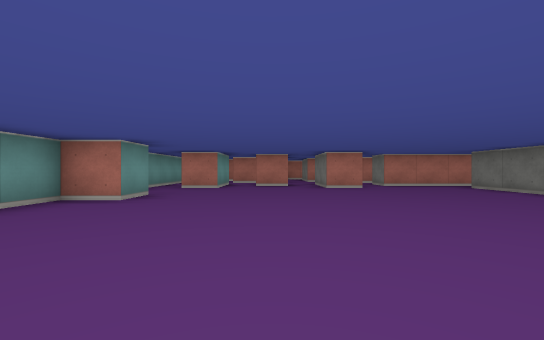
view 1 (above)

17 first-person views from a walk through a cub3D ray-caster map. The camera is about half as high as the walls, looks level and sees 90° across. The floor is counted in squares. Each view is taken from the middle of a square. On the plan, view 1 faces up. The plan holds only what a view shows up to about 9 squares ahead; the rest is blank.

view 2
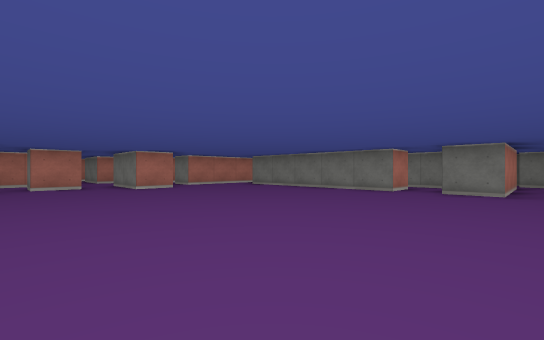

view 3
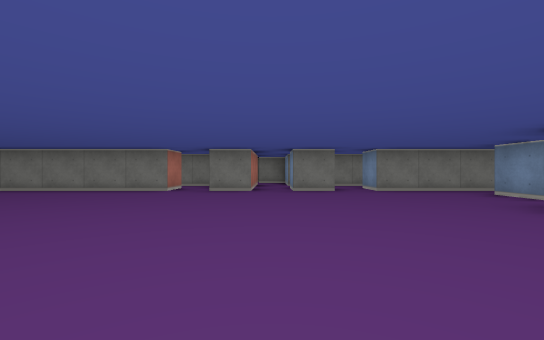

view 4
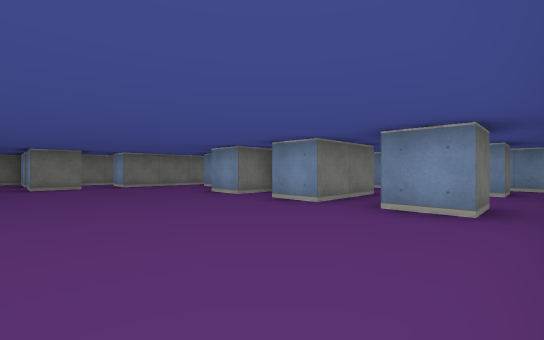

view 5
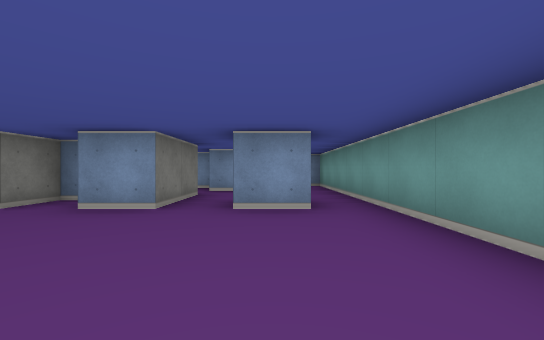

view 6
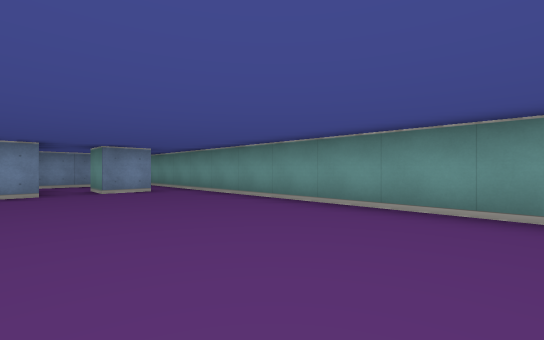

view 7
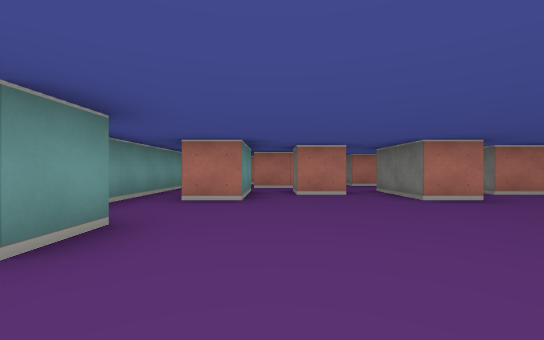

view 8
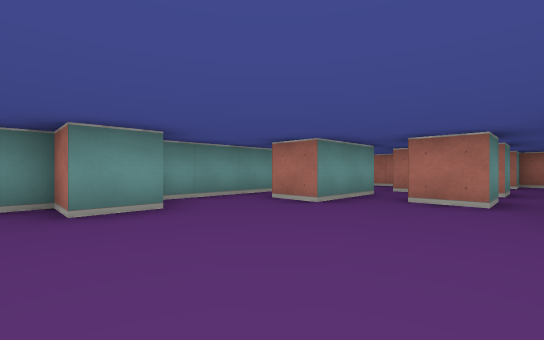

view 9
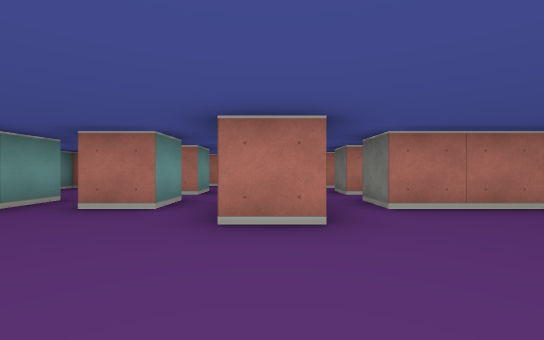

view 10
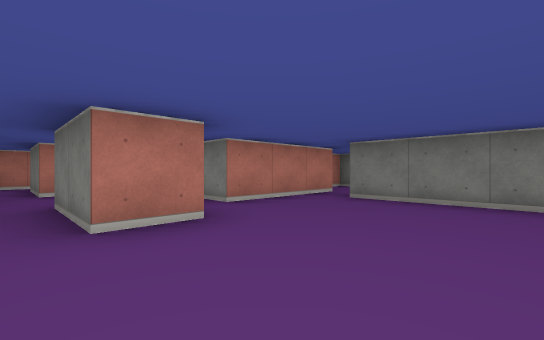

view 11
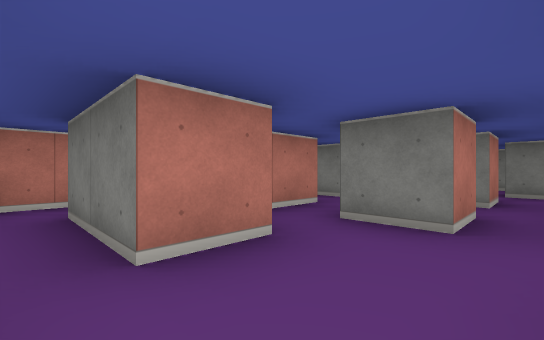

view 12
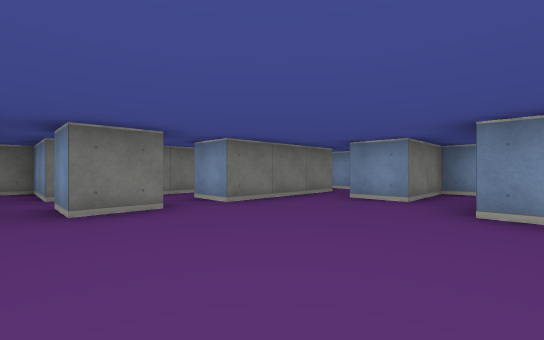

view 13
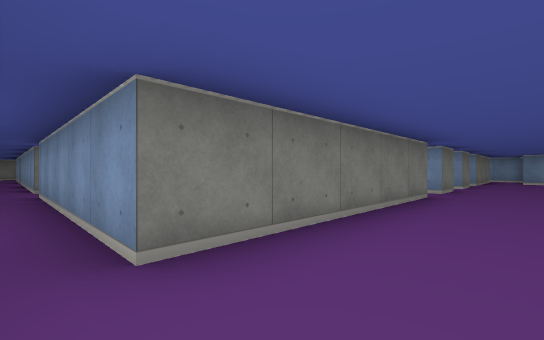

view 14
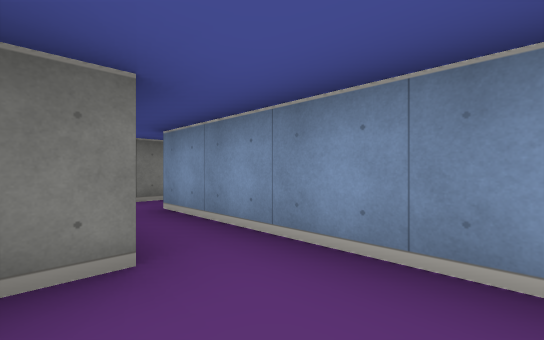

view 15
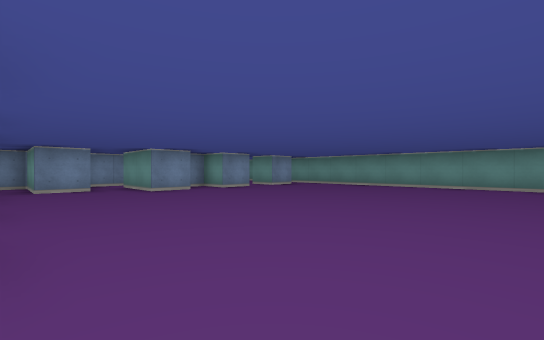

view 16
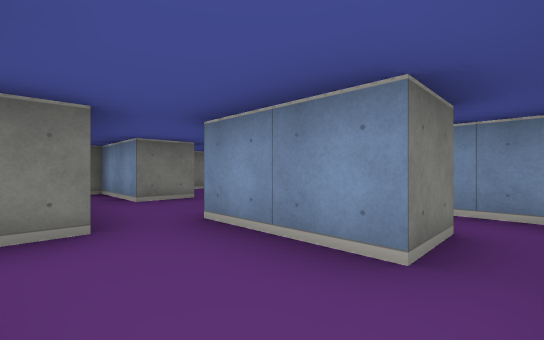

view 17
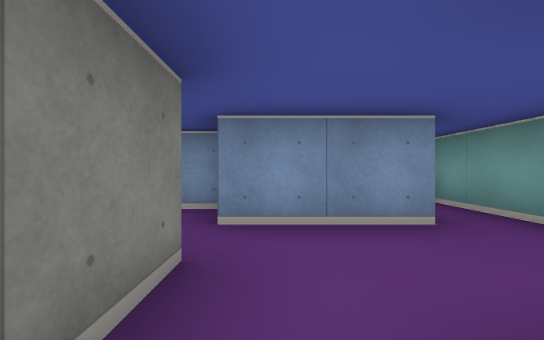

### Floor plan
Key: @ floor where view 1 was taken; # wall or solid block; . floor.
Columns run from 4 left of view 1 to 16 right of it. Each row starts with its distance up from view 1.
 15     ###
 14     #..
 13 ###  .###.#
 12 #..  .#...
 11 #..##...#.#...#
 10 #...........#
  9 #.#.#.#.###. #
  8 #.#...#..............
  7 #.........#####.#####
  6 #.........#
  5 ##........#
  4 #.........#
  3 #.........# #
  2 #...........#
  1 #.........###
  0 #...@.........#
 -1 #.........#.###
 -2 #...........#
 -3 #.........#.#
 -4 #.#.#.#...#
 -5 #...###.#.#
 -6 #.......#..
 -7 #.##..#####
 -8 #..## ..#
 -9 ###     #

Where each view was taken, in squares from view 1:
view 1: 0 up, 0 right, facing up
view 2: 0 up, 1 left, facing up-right
view 3: 0 up, 1 left, facing right
view 4: 0 up, 3 left, facing down-right
view 5: 0 up, 2 left, facing down
view 6: 3 up, 0 right, facing down-left
view 7: 3 up, 1 left, facing up
view 8: 4 up, 1 right, facing up-left
view 9: 5 up, 2 right, facing up
view 10: 5 up, 1 right, facing up-right
view 11: 10 up, 1 right, facing up-right
view 12: 0 up, 2 right, facing down-right
view 13: 8 up, 4 right, facing down-right
view 14: 9 up, 7 right, facing down-right
view 15: 3 up, 5 right, facing down-left
view 16: 5 down, 3 left, facing down-right
view 17: 4 down, 1 left, facing down
